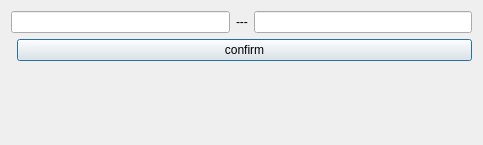
<?xml version="1.0" encoding="UTF-8"?>
<ui version="4.0">
 <class>searchsalary</class>
 <widget class="QDialog" name="searchsalary">
  <property name="geometry">
   <rect>
    <x>0</x>
    <y>0</y>
    <width>483</width>
    <height>145</height>
   </rect>
  </property>
  <property name="windowTitle">
   <string>Dialog</string>
  </property>
  <layout class="QFormLayout" name="formLayout_2">
   <item row="0" column="0" colspan="2">
    <layout class="QHBoxLayout" name="horizontalLayout">
     <item>
      <widget class="QLineEdit" name="lineEdit"/>
     </item>
     <item>
      <widget class="QLabel" name="label">
       <property name="text">
        <string>---</string>
       </property>
      </widget>
     </item>
     <item>
      <widget class="QLineEdit" name="lineEdit_2"/>
     </item>
    </layout>
   </item>
   <item row="1" column="1">
    <widget class="QPushButton" name="pushButton">
     <property name="text">
      <string>confirm</string>
     </property>
    </widget>
   </item>
  </layout>
 </widget>
 <resources/>
 <connections/>
</ui>
